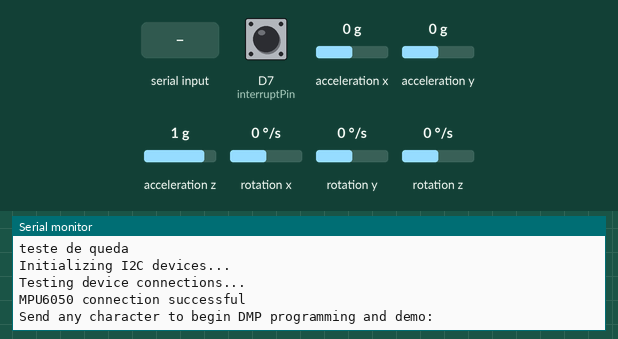
Recording of a sketch running on a simulated ESP8266 (NodeMCU). On the bench: the last lines printed to the serial monitor. The test bench sets the inputs (shaded band); at power-on: acceleration x 0 g, acceleration y 0 g, acceleration z 1 g, rotation z 0 °/s, D7 (interruptPin) HIGH, rotation x 0 °/s, rotation y 0 °/s. WiFi joins after 1.5 s; servers stay silent unless stated; the sensor or clock chip raises its interrupt line as the real part does; no MQTT or app messages arrive unless stated.

Above: at 2.3 s.
2.4 s: "1\n" received over Serial
At 2.8 s:
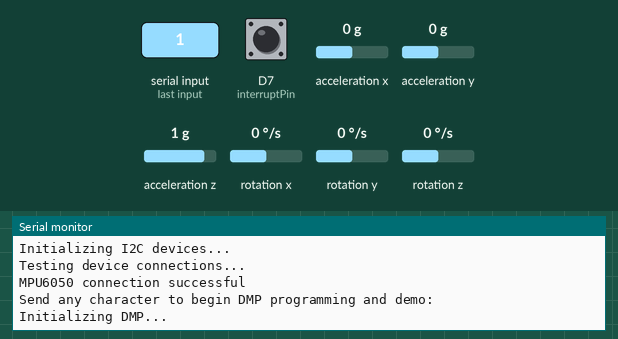
4.4 s: acceleration x set to -1.4 g
At 4.9 s:
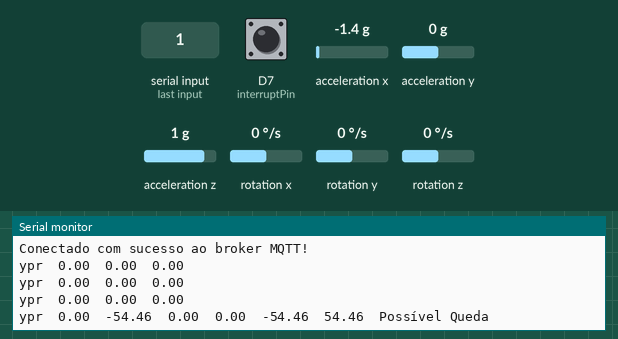
6.0 s: acceleration y set to -1.4 g
At 6.5 s:
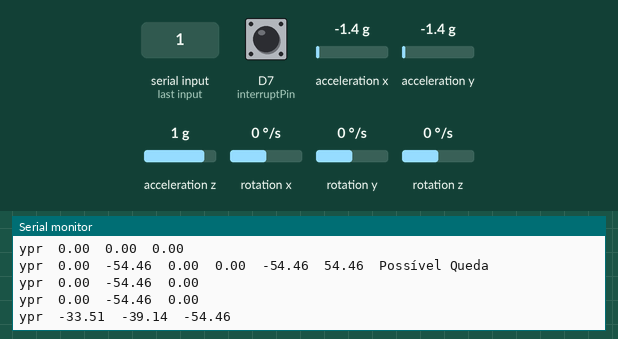
7.5 s: acceleration z set to -1.4 g
At 8.0 s:
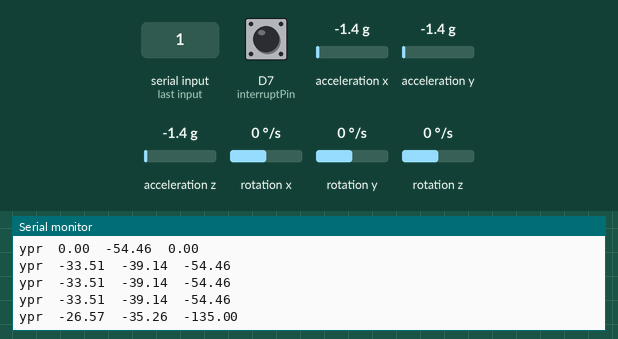
9.0 s: rotation z set to -192 °/s
At 9.5 s:
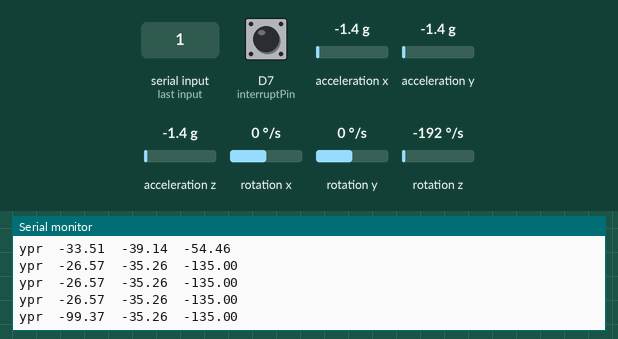
Timing chart, 0 to 11.5 s (numbered marks = the images above; inputs shaded):
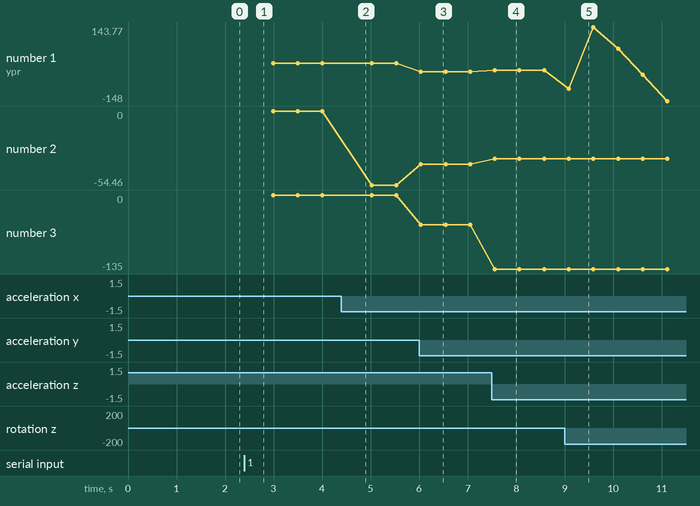

Measured:
- after the input at 2.4 s, the serial monitor: prints a new line at once (image 1)
- after the input at 4.4 s, the serial monitor: prints a new line after 0.11 s (image 2)
- after the input at 6.0 s, the serial monitor: prints a new line at once (image 3)
- after the input at 7.5 s, the serial monitor: prints a new line after 0.06 s (image 4)
- after the input at 9.0 s, the serial monitor: prints a new line after 0.08 s (image 5)
- plotted number 1: 0 → -33.51 after the input at 6.0 s, -33.51 → -26.57 after the input at 7.5 s, -26.57 → -148 after the input at 9.0 s
- plotted number 2: 0 → -54.46 after the input at 4.4 s, -54.46 → -39.14 after the input at 6.0 s, -39.14 → -35.26 after the input at 7.5 s
- plotted number 3: -54.46 → -135 after the input at 7.5 s

The sketch:

nodemcu_MQTT_Simples.ino
```cpp
#include <ESP8266WiFi.h>  //essa biblioteca já vem com a IDE. Portanto, não é preciso baixar nenhuma biblioteca adicional
#include <PubSubClient.h> // Importa a Biblioteca PubSubClient
#include <Arduino.h>

#include "I2Cdev.h"
#include "MPU6050_6Axis_MotionApps20.h"
#if I2CDEV_IMPLEMENTATION == I2CDEV_ARDUINO_WIRE
#include "Wire.h"
#endif

//defines
#define SSID_REDE     "GVT-EAB8"  //coloque aqui o nome da rede que se deseja conectar
#define SENHA_REDE    "0062204722"  //coloque aqui a senha da rede que se deseja conectar
#define INTERVALO_ENVIO_MQTT        10000  //intervalo entre envios de dados via MQTT (em ms)
//defines de id mqtt e tópicos para publicação e subscribe
#define TOPICO_SUBSCRIBE "teste"     //tópico MQTT de escuta
#define TOPICO_PUBLISH   "teste"    //tópico MQTT de envio de informações para Broker

#define ID_MQTT  "192.168.25.196"     //id mqtt (para identificação de sessão)
//IMPORTANTE: este deve ser único no broker (ou seja,
//            se um client MQTT tentar entrar com o mesmo
//            id de outro já conectado ao broker, o broker
//            irá fechar a conexão de um deles).

MPU6050 mpu;
#define OUTPUT_READABLE_ACCELGYRO
#define OUTPUT_READABLE_YAWPITCHROLL

//constantes e variáveis globais
const char* BROKER_MQTT = "192.168.25.196"; //URL do broker MQTT que se deseja utilizar
int BROKER_PORT = 1515;                      // Porta do Broker MQTT
long lastConnectionTime;
long lastMQTTSendTime;
WiFiClient client;
WiFiClient clientMQTT;
PubSubClient MQTT(clientMQTT); // Instancia o Cliente MQTT passando o objeto clientMQTT

const int sda_pin = D5; // definição do pino I2C SDA
const int scl_pin = D6; // definição do pino I2C SCL
bool dmpReady = false; // set true if DMP init was successful
uint8_t mpuIntStatus; // holds actual interrupt status byte from MPU
uint8_t devStatus; // return status after each device operation (0 = success, !0 =error)
uint16_t packetSize; // expected DMP packet size (default is 42 bytes)
uint16_t fifoCount; // count of all bytes currently in FIFO
uint8_t fifoBuffer[64]; // FIFO storage buffer

Quaternion q; // [w, x, y, z] quaternion container
VectorFloat gravity; // [x, y, z] gravity vector
float euler[3]; // [psi, theta, phi] Euler angle container
float ypr[3]; // [yaw, pitch, roll] yaw/pitch/roll container and gravityvecto

// ===========================================================================
//  VARIAVEIS DO ALGORITMO DE QUEDA
// ===========================================================================
// Definições de variáveis para o Reconhecimento da Queda
float angulo1;
float angulo2;
int cont = 0;
float delta = 0;

// ===========================================================================
// INTERRUPT DETECTION ROUTINE
// ===========================================================================
const byte interruptPin = D7; // retirado de tutorial sobre interrupções noNodeMCU
volatile byte interruptCounter = 0;
volatile bool mpuInterrupt = false; // indicates whether MPU interrupt pin has gonehigh
void dmpDataReady() {
  mpuInterrupt = true;
  interruptCounter++;
}


//prototypes
void initWiFi(void);
void initMQTT(void);
void reconectWiFi(void);
void mqtt_callback(char* topic, byte* payload, unsigned int length);
void VerificaConexoesWiFIEMQTT(void);

/*
   Implementações
*/

//Função: inicializa e conecta-se na rede WI-FI desejada
//Parâmetros: nenhum
//Retorno: nenhum
void initWiFi()
{
  delay(10);
  Serial.println("------Conexao WI-FI------");
  Serial.print("Conectando-se na rede: ");
  Serial.println(SSID_REDE);
  Serial.println("Aguarde");

  reconectWiFi();
}

//Função: inicializa parâmetros de conexão MQTT(endereço do
//        broker, porta e seta função de callback)
//Parâmetros: nenhum
//Retorno: nenhum
void initMQTT()
{
  MQTT.setServer(BROKER_MQTT, BROKER_PORT);   //informa qual broker e porta deve ser conectado
  MQTT.setCallback(mqtt_callback);            //atribui função de callback (função chamada quando qualquer informação de um dos tópicos subescritos chega)
}

//Função: função de callback
//        esta função é chamada toda vez que uma informação de
//        um dos tópicos subescritos chega)
//Parâmetros: nenhum
//Retorno: nenhum
void mqtt_callback(char* topic, byte* payload, unsigned int length)
{

}

//Função: reconecta-se ao broker MQTT (caso ainda não esteja conectado ou em caso de a conexão cair)
//        em caso de sucesso na conexão ou reconexão, o subscribe dos tópicos é refeito.
//Parâmetros: nenhum
//Retorno: nenhum
void reconnectMQTT()
{
  while (!MQTT.connected())
  {
    Serial.print("* Tentando se conectar ao Broker MQTT: ");
    Serial.println(BROKER_MQTT);
    if (MQTT.connect(ID_MQTT))
    {
      Serial.println("Conectado com sucesso ao broker MQTT!");
      MQTT.subscribe(TOPICO_SUBSCRIBE);
    }
    else
    {
      Serial.println("Falha ao reconectar no broker.");
      Serial.println("Havera nova tentatica de conexao em 2s");
      delay(2000);
    }
  }
}

//Função: reconecta-se ao WiFi
//Parâmetros: nenhum
//Retorno: nenhum
void reconectWiFi()
{
  //se já está conectado a rede WI-FI, nada é feito.
  //Caso contrário, são efetuadas tentativas de conexão
  if (WiFi.status() == WL_CONNECTED)
    return;

  WiFi.begin(SSID_REDE, SENHA_REDE); // Conecta na rede WI-FI

  while (WiFi.status() != WL_CONNECTED)
  {
    delay(100);
    Serial.print(".");
  }

  Serial.println();
  Serial.print("Conectado com sucesso na rede ");
  Serial.print(SSID_REDE);
  Serial.println("IP obtido: ");
  Serial.println(WiFi.localIP());
}

//Função: verifica o estado das conexões WiFI e ao broker MQTT.
//        Em caso de desconexão (qualquer uma das duas), a conexão
//        é refeita.
//Parâmetros: nenhum
//Retorno: nenhum
void VerificaConexoesWiFIEMQTT(void)
{
  if (!MQTT.connected())
    reconnectMQTT(); //se não há conexão com o Broker, a conexão é refeita

  reconectWiFi(); //se não há conexão com o WiFI, a conexão é refeita
}

void setup()
{

  pinMode(interruptPin, INPUT_PULLUP);
  Wire.begin(sda_pin, scl_pin);
  Serial.begin(38400);
  lastConnectionTime = 0;
  lastMQTTSendTime = 0;
  initWiFi();
  initMQTT();
  Serial.println("teste de queda"); Serial.println("Initializing I2C devices...");
  mpu.initialize();
  Serial.println("Testing device connections...");
  Serial.println(mpu.testConnection() ? "MPU6050 connection successful" : "MPU6050connection failed");
  Serial.println(F("\nSend any character to begin DMP programming and demo: "));
  while (Serial.available() && Serial.read()); // empty buffer
  while (!Serial.available()); // wait for data
  while (Serial.available() && Serial.read()); // empty buffer again
  Serial.println(F("Initializing DMP..."));
  devStatus = mpu.dmpInitialize();

  mpu.setXGyroOffset(-33);
  mpu.setYGyroOffset(4);
  mpu.setZGyroOffset(30);
  mpu.setXAccelOffset(-3919);
  mpu.setYAccelOffset(1885);
  mpu.setZAccelOffset(3714);


  if (devStatus == 0) {

    Serial.println(F("Enabling DMP..."));
    mpu.setDMPEnabled(true);
    Serial.println(F("Enabling interrupt detection (Arduino external interrupt0)..."));
    attachInterrupt(digitalPinToInterrupt(interruptPin), dmpDataReady, RISING);
    mpuIntStatus = mpu.getIntStatus();
    Serial.println(F("DMP ready! Waiting for first interrupt..."));
    dmpReady = true;
    packetSize = mpu.dmpGetFIFOPacketSize();
  }
  else {
    Serial.print(F("DMP Initialization failed (code "));
    Serial.print(devStatus);
    Serial.println(F(")"));
  }

}

//loop principal
void loop()
{
  char MsgUmidadeMQTT[50];
  VerificaConexoesWiFIEMQTT();

  if (!dmpReady) return;
  // wait for MPU interrupt or extra packet(s) available
  while (!mpuInterrupt && fifoCount < packetSize) { }
  // reset interrupt flag and get INT_STATUS byte
  mpuInterrupt = false;
  mpuIntStatus = mpu.getIntStatus();
  fifoCount = mpu.getFIFOCount();
  if ((mpuIntStatus & 0x10) || fifoCount == 1024) {
    mpu.resetFIFO();
  } else if (mpuIntStatus & 0x02) {
    while (fifoCount < packetSize) fifoCount = mpu.getFIFOCount();
    mpu.getFIFOBytes(fifoBuffer, packetSize);
    fifoCount -= packetSize;
#ifdef OUTPUT_READABLE_YAWPITCHROLL
    mpu.dmpGetQuaternion(&q, fifoBuffer);
    mpu.dmpGetGravity(&gravity, &q);
    mpu.dmpGetYawPitchRoll(ypr, &q, &gravity);
    Serial.print("ypr\t");
    Serial.print(ypr[0] * 180 / M_PI);
    Serial.print("\t");
    Serial.print(ypr[1] * 180 / M_PI);
    Serial.print("\t");
    Serial.print(ypr[2] * 180 / M_PI);

    if (cont == 0) {

      angulo1 = ypr[1] * 180 / M_PI;
      cont++;
    }
    else {
      angulo2 = ypr[1] * 180 / M_PI;
      delta = angulo1 - angulo2;
      if (delta > 15) {
        Serial.print("\t");
        Serial.print(angulo1);
        Serial.print("\t");
        Serial.print(angulo2);
        Serial.print("\t");
        Serial.print(delta);
        Serial.print("\t");
        Serial.println("Possível Queda");
        sprintf(MsgUmidadeMQTT, " ##  POSSÍVEL QUEDA ! ##");
        MQTT.publish(TOPICO_PUBLISH, MsgUmidadeMQTT);
      }
      cont = 0;
      reconnectMQTT();
    }
    Serial.print("\n");
    mpu.resetFIFO();
    detachInterrupt(interruptPin);
    delay (500);
    attachInterrupt(digitalPinToInterrupt(interruptPin), dmpDataReady, RISING);
#endif
  }
} // fim do else
```
